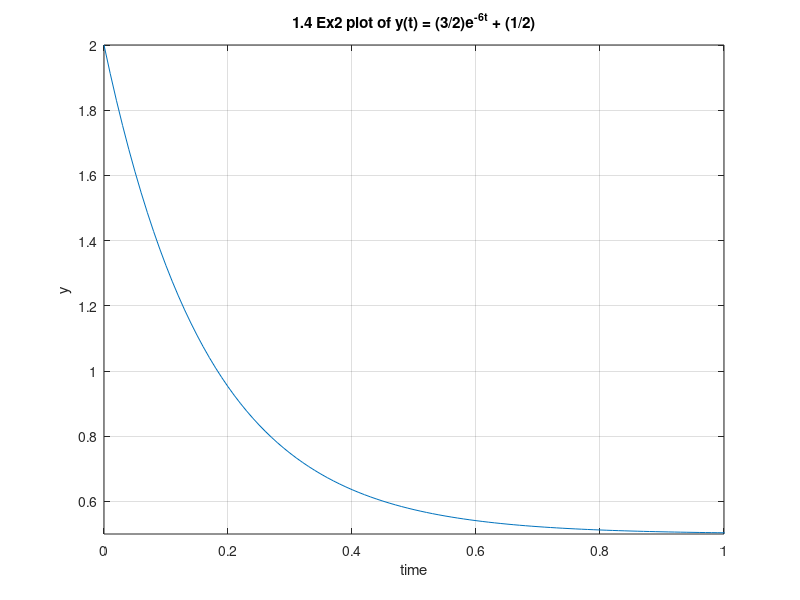

This chart was generated by the following MATLAB code:
% Solution to y' = ay + q(t) when q(t) = constant source  is 
% y(t) = y(0)e^(at) + (q/a)(e^(at) - 1)

% 1.4 Ex 2: dy/dt = 3 - 6y starting from y(0) = 2
% a = -6, q = 3, y(0) = 2
% y(t) = 2e^(-6t) + (3/-6)e^(-6t) - (3/-6)
% y(t) = 2e^(-6t) - (1/2)e^(-6t) + (1/2)
% y(t) = (3/2)e^(-6t) + (1/2)

t = 0.0:0.01:10.0;

y = (3/2)*(exp(-6*t)) + (1/2)

f = figure;
plot(t,y);
ylim([0.5 2]);
xlim([0 1]);
grid on;
title("1.4 Ex2 plot of y(t) = (3/2)e^{-6t} + (1/2)");
xlabel("time");
ylabel("y");
uiwait(f);